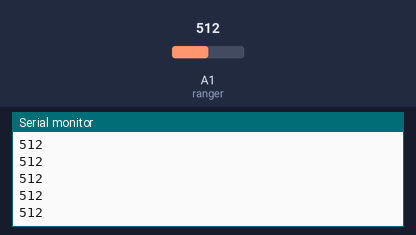
A sketch run on a simulated Arduino Uno, built with avr-gcc and run on an emulated ATmega328P. On the bench: the last lines printed to the serial monitor. The test bench sets the inputs (shaded band); at power-on: A1 (ranger) = 512.

Above: at 1.2 s.
1.3 s: A1 (ranger) set to 716
At 2.4 s:
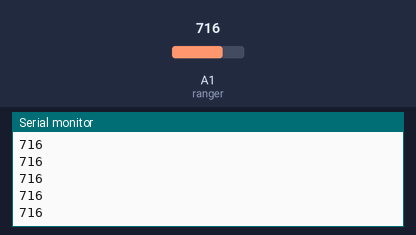
2.8 s: A1 (ranger) set to 900
At 3.7 s:
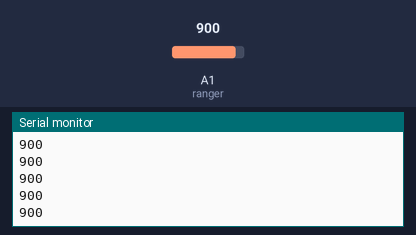
Timing chart, 0 to 5.8 s (numbered marks = the images above; inputs shaded):
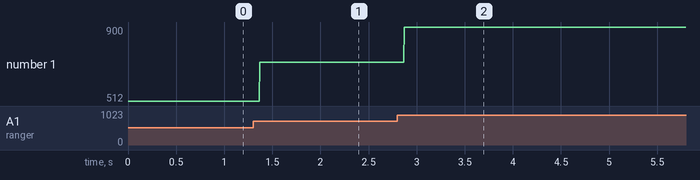

The sketch:

sharp_eyes.ino
```cpp
const int ranger = A1;
int total2=0;

void setup()
{
  Serial.begin(9600);
}


void loop()
{
  Serial.println(analogRead(ranger));
  total2=analogRead(ranger);//this is for sharp eyes
}
```

Measured:
- after the input at 1.3 s, the serial monitor: prints a new line after 0.07 s (image 1)
- after the input at 2.8 s, the serial monitor: prints a new line after 0.07 s (image 2)
- plotted number 1: 512 → 716 after the input at 1.3 s, 716 → 900 after the input at 2.8 s
